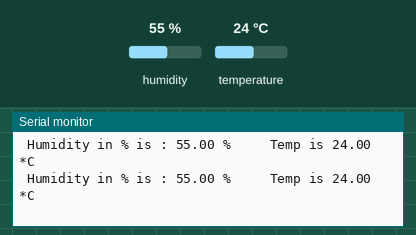
Bench run of a sketch on a simulated Arduino Uno, built with avr-gcc and run on an emulated ATmega328P. Shown: the last lines printed to the serial monitor. The test bench sets the inputs (shaded band); at power-on: humidity 55 %, temperature 24 °C.

Above: at 2.8 s.
2.9 s: humidity set to 22 %
At 4.22 s:
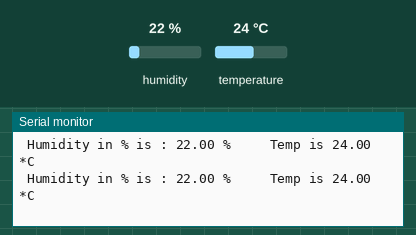
8.9 s: temperature set to 12 °C
At 8.9 s:
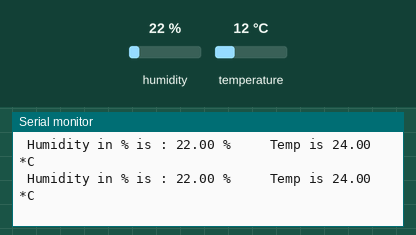
14.9 s: humidity set to 40 %
At 14.98 s:
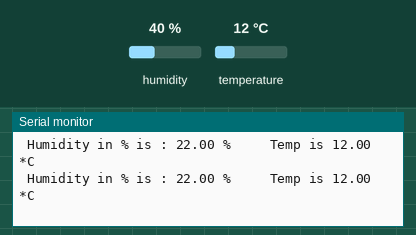
Timing chart, 0 to 17.9 s (numbered marks = the images above; inputs shaded):
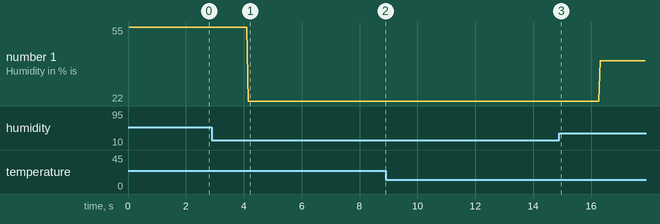

The sketch:

_03_DHT11.ino
```cpp
// Code for DHT11 Temperature and humidity sensor.
 #include "DHT.h"    // including the library of DHT11 temperature and humidity sensor
 #define DHTPIN 13      // Selecting the pin at which we have connected DHT11
 #define DHTTYPE DHT11 // Selecting the type of DHT sensors
 DHT dht ( DHTPIN, DHTTYPE ) ;
 void setup ( ) {
   Serial.begin ( 9600 ) ;
   dht.begin (  ) ;    // The sensor will start working
 }
 void loop ( ) {
   // Reading temperature or humidity may take about 2 seconds because it is a very slow sensor.

float humidity = dht.readHumidity ( ) ;  // Declaring h a variable and storing the humidity in it.
  float temp = dht.readTemperature ( ) ; // Declaring t a variable and storing the temperature in it.
  // Checking if the output is correct. If these are NaN, then there is something in it.


Serial.print ( " Temp is " ) ;
     Serial.print ( temp ) ;         // Printing the temperature on display.
     Serial.println ( " *C " ) ;     // Printing “ *C ”  on display.
     Serial.print ( " Humidity in % is : " ) ;
     Serial.print ( humidity ) ;     // Printing the humidity on display
     Serial.print ( " % \t " ) ;     // Printing “%” on display

   }
```

Measured:
- after the input at 2.9 s, the serial monitor: prints a new line after 1.3 s (image 1)
- plotted number 1: 55 → 22 after the input at 2.9 s, 22 → 40 after the input at 14.9 s
